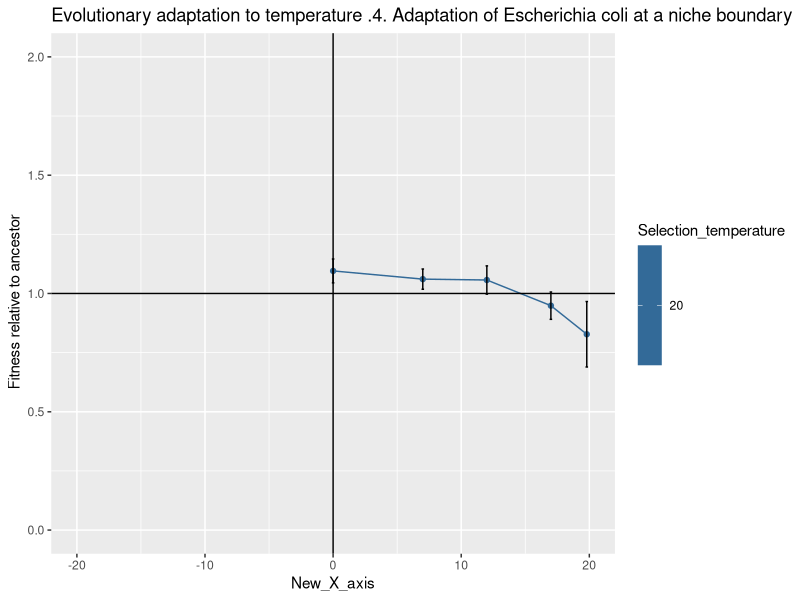

Source code (R): (Note: this script raises an error after producing the figure.)
library(ggplot2)
library(reshape)
library(dplyr)
library(ggpubr)



df<-read.table(file="../../1_data/1_data_multipoint_assay/Mongold_et_al.txt" ,header= TRUE,sep = " ")

# Adaptation of phytoplankton to a decade of experimental warming linked to increased photosynthesis	
df0 <- df%>% slice(2:6)
df0$New_X_axis=df0$Assay_temperature-df0$Selection_temperature 


a<- ggplot(df0, aes(x=New_X_axis, y=Mean_sex_not_considered,fill= )) +
  geom_line(aes(group=Selection_temperature, color=Selection_temperature)) +geom_point(aes(color=Selection_temperature))+
  ggtitle("Evolutionary adaptation to temperature .4. Adaptation of Escherichia coli at a niche boundary	") +
  ylab("Fitness relative to ancestor	")+
  geom_errorbar(aes(ymin=Mean_sex_not_considered-Confidence_interval., ymax=Mean_sex_not_considered+Confidence_interval.), width=.2)+
  geom_hline(yintercept=1)+geom_vline(xintercept=0)+xlim(-20, 20)+ylim(0,2)
#              position=position_dodge(.9) +geom_point()

print(a)



Sel_temp<-df0$Selection_temperature

New_X_axis<-df0$New_X_axis
Rel_fitness<-df0$Mean_sex_not_considered
CI<-df0$Confidence_interval.
Replicate<-df0$Replicate
Paper_id<-replicate(5,"Mongold")

Data_frame_Mongold<-cbind(Paper_id,Sel_temp,New_X_axis,Rel_fitness,CI,Replicate)

write.table(Data_frame_Mongold,file = "../../1_data/1_data_multipoint_assay/Combined_graph_dataframes/Data_frame_Mongold.txt",sep = " ")
